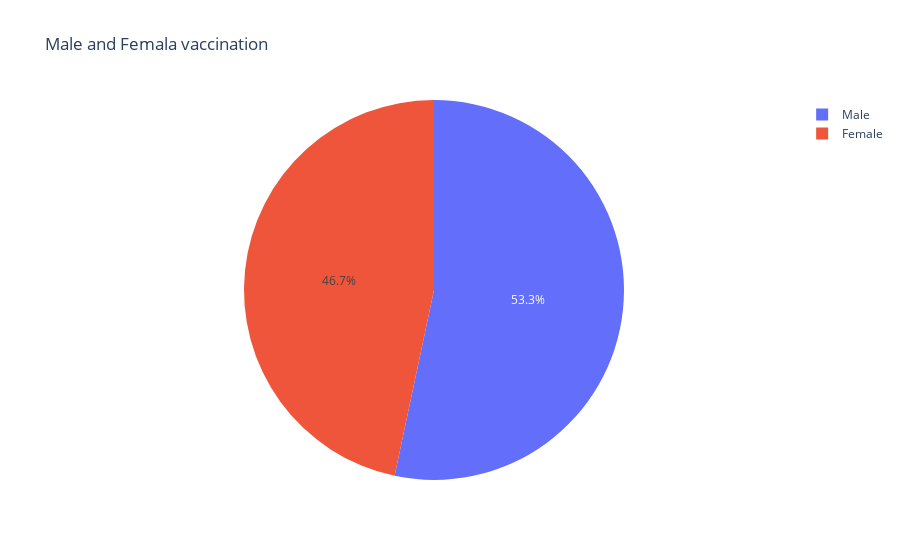

Notebook code for this chart:
### Code cell
px.pie(values=[male,female],names=['Male','Female'],title='Male and Femala vaccination')

### Figure 1 — Plotly figure (JSON) as saved in the notebook; plotly's stock layout.template omitted (floating-point values rounded to 4 significant figures)
{"data": [{"domain": {"x": [0, 1], "y": [0, 1]}, "hovertemplate": "label=%{label}<br>value=%{value}<extra></extra>", "labels": ["Male", "Female"], "legendgroup": "", "name": "", "showlegend": true, "type": "pie", "values": [27009983996, 23639554465]}], "layout": {"legend": {"tracegroupgap": 0}, "title": {"text": "Male and Femala vaccination"}}}
